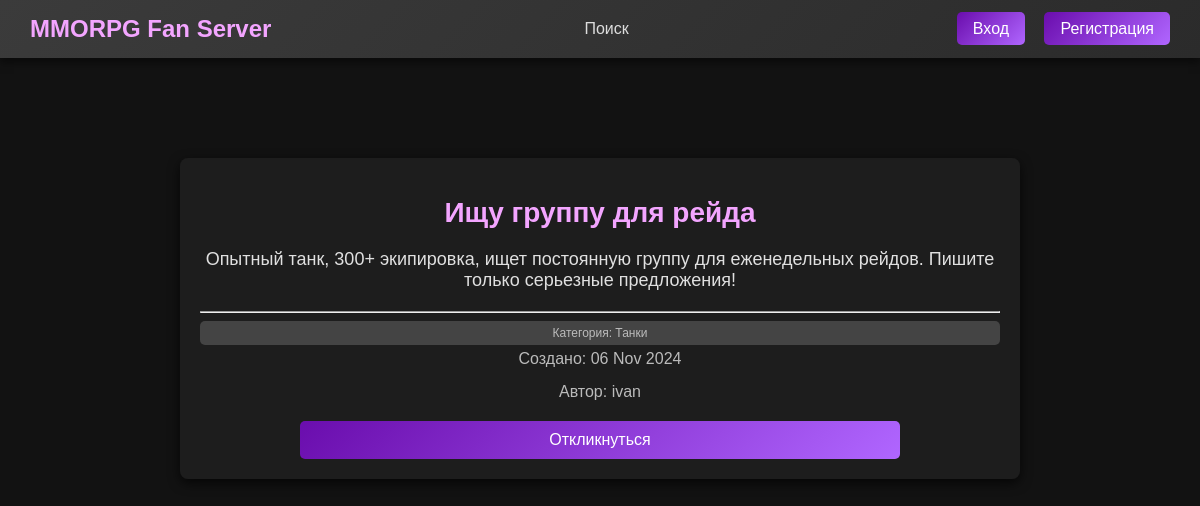
The page /ad/1/ on the database its author committed.
### ads/models.py (models this page shows, shortened)
class Ad(models.Model):
    title = models.CharField(max_length=200)
    description = models.TextField()
    category = models.ForeignKey(Category, on_delete=models.CASCADE)
    author = models.ForeignKey(CustomUser, on_delete=models.CASCADE)
    created_at = models.DateTimeField(auto_now_add=True)
    updated_at = models.DateTimeField(auto_now=True)
    status = models.CharField(max_length=50, choices=[('published', 'Опубликовано'), ('draft', 'Черновик')])
    class Meta:
        ordering = ['-created_at']
        verbose_name = 'Объявление'
        verbose_name_plural = 'Объявления'

class Category(models.Model):
    name = models.CharField(max_length=50)
    class Meta:
        verbose_name = 'Категория'
        verbose_name_plural = 'Категории'

class CustomUser(AbstractUser):
    info = models.TextField(max_length=255, blank=True, null=True)
    is_email_verified = models.BooleanField(default=False)
    avatar = models.ImageField(upload_to='avatars/', blank=True, null=True)
    is_subscribed = models.BooleanField(default=True)
    class Meta:
        verbose_name = 'Пользователь'
        verbose_name_plural = 'Пользователи'

### ads/views.py (the view)
# urls.py: path('ad/<int:pk>/', AdDetailView.as_view(), name='ad_detail'),
class AdDetailView(DetailView):
    model = Ad
    template_name = "ads/ad_detail.html"
    context_object_name = 'ad'
    def get_context_data(self, **kwargs):
        context = super().get_context_data(**kwargs)
        return context

### ads/templates/ads/ad_detail.html
{% extends "base.html" %}
{% block content %}
<div class="ad-detail-container">
    <h1>{{ ad.title }}</h1>
    <p class="ad-content">{{ ad.description }}</p>
    <hr>
    <div class="ad-info">
        <span class="category">Категория: {{ ad.category.name }}</span>
        <span class="date">Создано: {{ ad.created_at|date:"d M Y" }}</span>
    </div>
    <div class="ad-author">
        <span>Автор: {{ ad.author.username }}</span>
    </div>
    {% if request.user == ad.author %}
        <a href="#" class="btn btn-primary">Изменить</a>
    {% else %}
        <a href="#" class="btn btn-primary">Откликнуться</a>
    {% endif %}
</div>
{% endblock %}

### static/css/styles.css (style rules this page uses)
body { background-color: #121212; color: #e0e0e0; font-family: Arial, sans-serif; margin: 0; padding: 0; }
.category { display: inline-block; padding: 5px 10px; background-color: #444; color: #fff; border-radius: 5px; font-size: 12px; }
.btn-primary { display: inline-block; padding: 8px 12px; background: linear-gradient(135deg, #6a0dad, #b066ff); color: #fff; text-decoration: none; border-radius: 5px; transition: background 0.3s; }
.ad-detail-container { max-width: 800px; margin: 100px auto; padding: 20px; background-color: rgba(30, 30, 30, 0.9); border-radius: 8px; box-shadow: 0 4px 12px rgba(0, 0, 0, 0.7); color: #e0e0e0; text-align: center; }
.ad-detail-container h1 { color: #f3a5ff; margin-bottom: 20px; font-size: 28px; }
.ad-content { font-size: 18px; margin-bottom: 20px; }
.ad-info { margin-bottom: 15px; }
.ad-info span { display: block; color: #bbb; margin-top: 5px; }
.ad-author { margin-bottom: 20px; color: #bbb; }
.btn { padding: 10px 20px; background: linear-gradient(135deg, #6a0dad, #b066ff); color: white; border: none; border-radius: 5px; cursor: pointer; transition: background 0.3s; align-content: center; width: 70%; }

### rows shown on the page
Ad: title "Ищу группу для рейда", description "Опытный танк, 300+ экипировка, ищет постоянную группу для еженедельных рейдов. Пишите только серьезные предложения!", category.name "Танки", created_at "06 Nov 2024", author.username "ivan"
